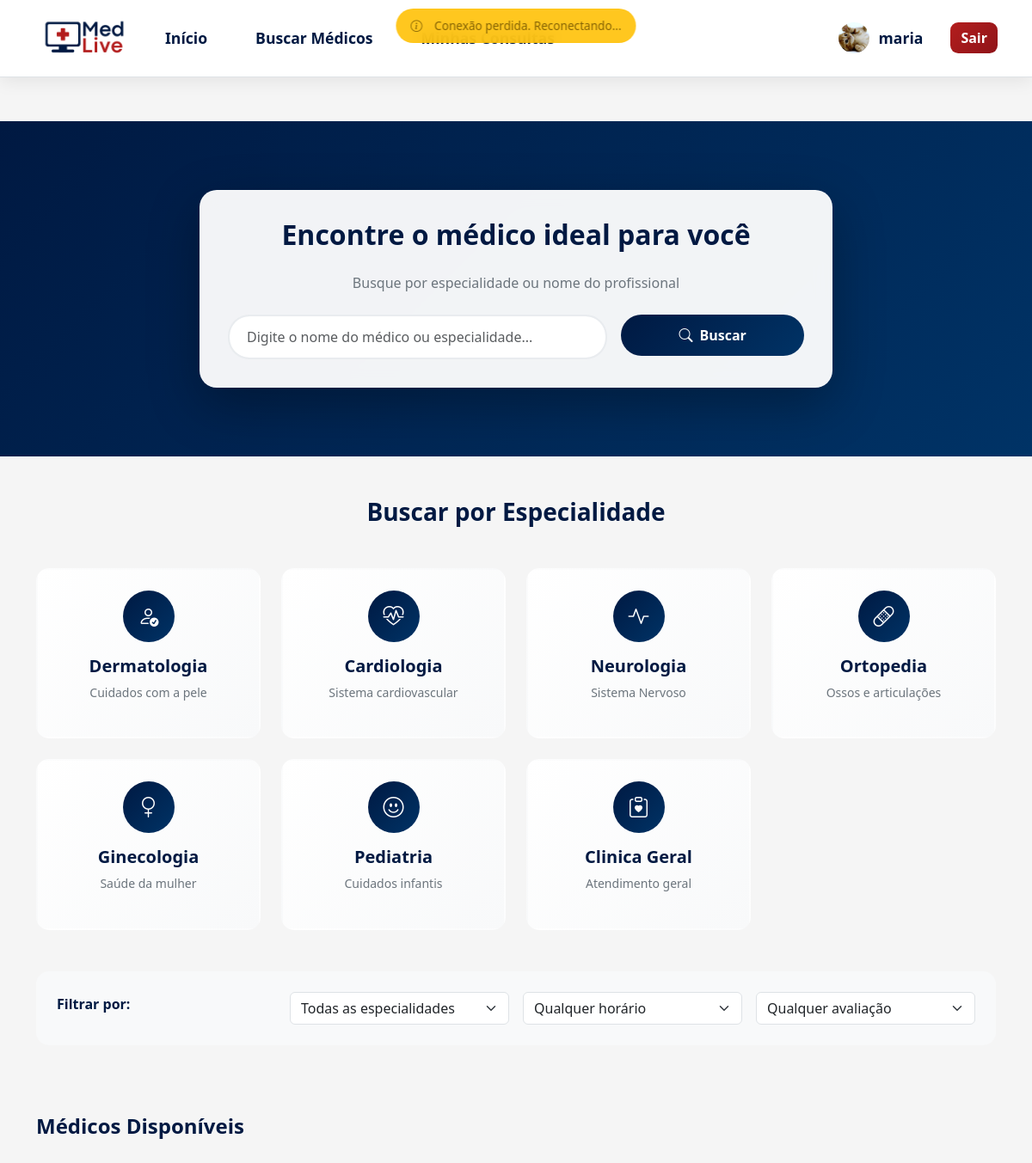
Before: /buscar_medicos (signed in) with the older database file.
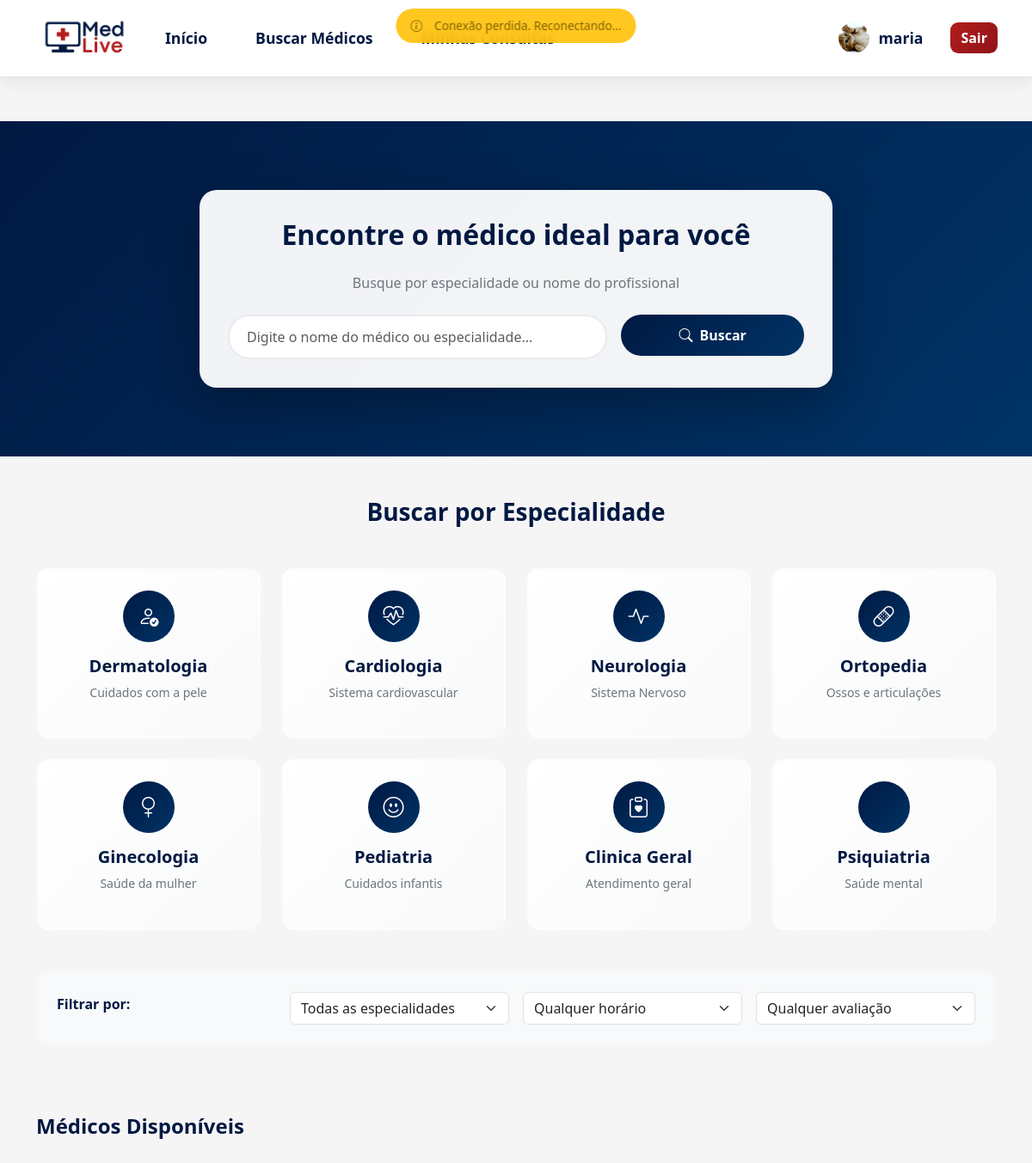
After: the same page with the newer database file.
### tables this page shows
CREATE TABLE especialidade (
idEspecialidade INTEGER PRIMARY KEY AUTOINCREMENT,
nome TEXT NOT NULL,
descricao TEXT NOT NULL
);

### routes/paciente/paciente_rotas.py (the view)
@router.get("/buscar_medicos")
@requer_autenticacao(["paciente"])
async def get_buscar_medicos(request: Request, usuario_logado: dict = None):
    from data.repo.especialidade_repo import obter_todas_especialidades
    especialidades = obter_todas_especialidades()
    return templates.TemplateResponse("/paciente/buscar_medicos.html", {
        "request": request,
        "usuario": usuario_logado,
        "especialidades": especialidades
    })

### templates/paciente/buscar_medicos.html (shortened to what the changed rows need)
{% extends "base_paciente.html" %}
{% block extra_css %}
<link rel="stylesheet" href="/static/css/buscar_medicos.css?v=2">
{% endblock %}
{% block conteudo %}
    <br>
    <br>
    <section class="search-section">
        <div class="container">
            <div class="row justify-content-center">
                <div class="col-lg-8">
                    <div class="search-card">
                        <h2 class="text-center mb-4 text-azul fw-bold">Encontre o médico ideal para você</h2>
                    </div>
                </div>
            </div>
        </div>
    </section>
    <section class="py-5">
        <div class="container">
            <div class="row g-4">
                {% if especialidades %}
                    {% for esp in especialidades %}
                    <div class="col-lg-3 col-md-4 col-sm-6">
                        <div class="specialty-card" onclick="filterBySpecialty('{{ esp.nome }}')">
                            <div class="specialty-icon">
                                {% if esp.nome.lower() == 'cardiologia' %}
                                    <i class="bi bi-heart-pulse"></i>
                                {% elif esp.nome.lower() == 'dermatologia' %}
                                    <i class="bi bi-person-check"></i>
                                {% elif esp.nome.lower() == 'ortopedia' %}
                                    <i class="bi bi-bandaid"></i>
                                {% elif esp.nome.lower() == 'pediatria' %}
                                    <i class="bi bi-emoji-smile"></i>
                                {% elif esp.nome.lower() == 'ginecologia' %}
                                    <i class="bi bi-gender-female"></i>
                                {% elif esp.nome.lower() == 'oftalmologia' %}
                                    <i class="bi bi-eye"></i>
                                {% elif esp.nome.lower() == 'psiquiatria' %}
                                    <i class="bi bi-brain"></i>
                                {% elif esp.nome.lower() == 'neurologia' %}
                                    <i class="bi bi-activity"></i>
                                {% elif 'clinica geral' in esp.nome.lower() or 'clínica geral' in esp.nome.lower() %}
                                    <i class="bi bi-clipboard-heart"></i>
                                {% else %}
                                    <i class="bi bi-heart-pulse"></i>
                                {% endif %}
                            </div>
                            <h5 class="text-center fw-bold text-azul">{{ esp.nome }}</h5>
                            <p class="text-center text-secondary small">{{ esp.descricao[:30] }}{% if esp.descricao|length > 30 %}...{% endif %}</p>
                        </div>
                    </div>
                    {% endfor %}
                {% endif %}
            </div>
        </div>
    </section>
{% endblock %}

Changed rows visible on the page:
added especialidade: nome "Psiquiatria", descricao "Saúde mental"
